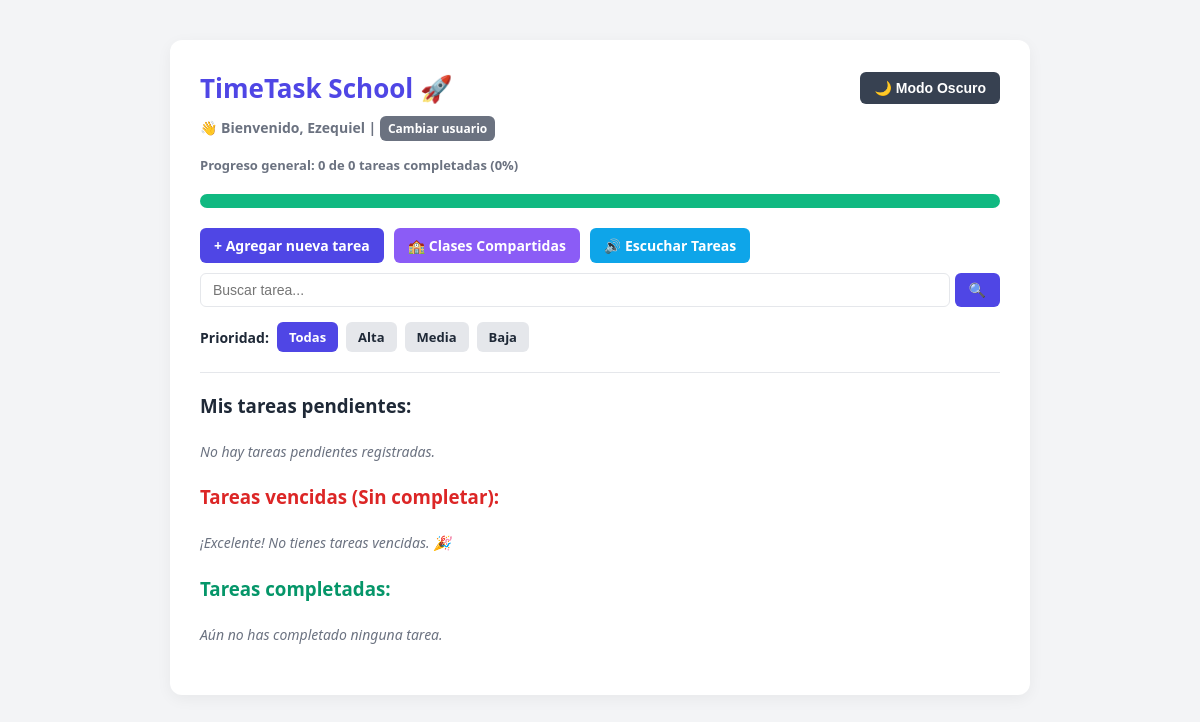
Page / (signed in) on the earlier database version.
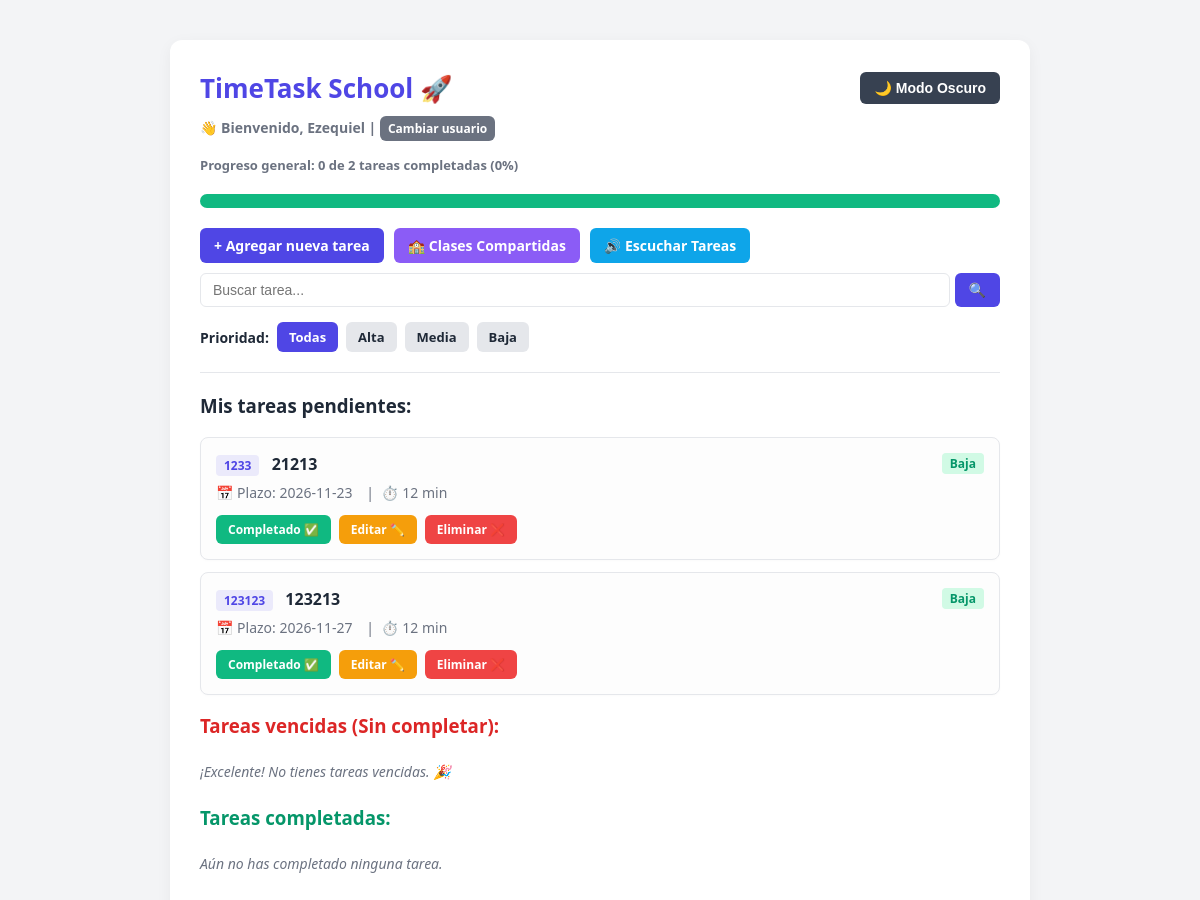
Same page on the later database version.
### models.py (models this page shows)
class Task(db.Model):
    id = db.Column(db.Integer, primary_key=True)
    title = db.Column(db.String(200), nullable=False)
    subject = db.Column(db.String(100), nullable=False, default="General")
    deadline = db.Column(db.Date, nullable=False)
    estimated_time = db.Column(db.Integer, nullable=False)
    priority = db.Column(db.String(50), nullable=False)
    completed = db.Column(db.Boolean, default=False, nullable=False)
    user_id = db.Column(db.Integer, db.ForeignKey("user.id"), nullable=False)

### app.py (the view)
@app.route("/")
def index():
    if "user_id" not in session:
        return redirect(url_for("login"))
    user = User.query.get(session["user_id"])
    if not user:
        session.clear()
        return redirect(url_for("login"))
    today = date.today()
    priority_filter = request.args.get("priority")
    search_query = request.args.get("search", "").strip()
    pending_query = Task.query.filter_by(
        user_id=user.id, completed=False
    ).filter(Task.deadline >= today)
    if priority_filter in ["Alta", "Media", "Baja"]:
        pending_query = pending_query.filter_by(priority=priority_filter)
    if search_query:
        pending_query = pending_query.filter(
            Task.title.ilike(f"%{search_query}%")
        )
    priority_order = case(
        (Task.priority == 'Alta', 1),
        (Task.priority == 'Media', 2),
        (Task.priority == 'Baja', 3),
        else_=4
    )
    pending_tasks = pending_query.order_by(Task.deadline.asc(), priority_order).all()
    expired_tasks = Task.query.filter_by(
        user_id=user.id, completed=False
    ).filter(Task.deadline < today).order_by(Task.deadline.asc()).all()
    completed_tasks = Task.query.filter_by(
        user_id=user.id, completed=True
    ).order_by(Task.deadline.desc()).all()
    total_tasks = Task.query.filter_by(user_id=user.id).count()
    total_completed = Task.query.filter_by(
        user_id=user.id, completed=True
    ).count()
    progress_percentage = (
        int((total_completed / total_tasks) * 100) if total_tasks > 0 else 0
    )
    return render_template(
        "index.html",
        user=user,
        tasks=pending_tasks,
        expired_tasks=expired_tasks,
        completed_tasks=completed_tasks,
        current_filter=priority_filter,
        search_query=search_query,
        today=today,
        total_tasks=total_tasks,
        total_completed=total_completed,
        progress_percentage=progress_percentage,
        format_date=format_spanish_date,
    )

### app.py (called while the page is built)
@app.before_request
def make_session_permanent():
    session.permanent = True

### templates/index.html (shortened to what the changed rows need)
<!DOCTYPE html>
<html lang="es">
<head>
</head>
<body>
    <div class="container">
        <div class="header-flex">
            <h1>TimeTask School 🚀</h1>
            <button onclick="toggleDarkMode()" class="btn btn-dark" id="dark-mode-btn">🌙 Modo Oscuro</button>
        </div>
        <div class="welcome-text">
            👋 Bienvenido, <strong>{{ user.username }}</strong> | <a href="/logout" class="btn btn-logout">Cambiar
                usuario</a>
        </div>
        <div class="progress-text">Progreso general: {{ total_completed }} de {{ total_tasks }} tareas completadas ({{
            progress_percentage }}%)</div>
        <div class="progress-container">
            <div class="progress-bar"></div>
        </div>
        <div class="actions-bar" style="margin-top: 20px;">
            <a href="/add" class="btn">+ Agregar nueva tarea</a>
            <a href="/classes" class="btn btn-classes">🏫 Clases Compartidas</a>
            <a href="/speak" class="btn btn-voice">🔊 Escuchar Tareas</a>
            <form action="/" method="GET" class="search-box">
            </form>
        </div>
        <div class="filter-bar">
            <span>Prioridad:</span>
            <a href="/" class="filter-btn {% if not current_filter %}active{% endif %}">Todas</a>
            <a href="/?priority=Alta{% if search_query %}&search={{ search_query }}{% endif %}"
                class="filter-btn {% if current_filter == 'Alta' %}active{% endif %}">Alta</a>
            <a href="/?priority=Media{% if search_query %}&search={{ search_query }}{% endif %}"
                class="filter-btn {% if current_filter == 'Media' %}active{% endif %}">Media</a>
            <a href="/?priority=Baja{% if search_query %}&search={{ search_query }}{% endif %}"
                class="filter-btn {% if current_filter == 'Baja' %}active{% endif %}">Baja</a>
        </div>
        <hr>
        <h3>Mis tareas pendientes:</h3>
        <ul>
            {% for task in tasks %}
            <li class="task-item {% if task.deadline == today %}task-item-today{% endif %}">
                <div class="task-info">
                    <div>
                        <span class="badge-subject">{{ task.subject }}</span>
                        <strong style="margin-left: 8px;">{{ task.title }}</strong>
                    </div>
                    {% if task.priority == 'Alta' %}
                    <span class="badge-alta">Alta</span>
                    {% elif task.priority == 'Media' %}
                    <span class="badge-media">Media</span>
                    {% else %}
                    <span class="badge-baja">Baja</span>
                    {% endif %}
                </div>
                <div style="font-size: 14px; color: #6b7280; display: flex; align-items: center; gap: 10px;">
                    <span>📅 Plazo: {{ task.deadline }}</span>
                    <span>&nbsp;|&nbsp; ⏱️ {{ task.estimated_time }} min</span>
                </div>
                <div class="task-buttons" style="margin-top: 5px;">
                    <a href="/complete/{{ task.id }}" class="btn btn-complete">Completado ✅</a>
                    <a href="/edit/{{ task.id }}" class="btn btn-edit">Editar ✏️</a>
                    <a href="/delete/{{ task.id }}" class="btn btn-delete">Eliminar ❌</a>
                </div>
            </li>
            {% else %}
            <li class="empty-state">No hay tareas pendientes registradas.</li>
            {% endfor %}
        </ul>
        <h3 style="color: #dc2626;">Tareas vencidas (Sin completar):</h3>
        <ul>
            {% for task in expired_tasks %}
            <li class="task-item task-item-expired">
                <div class="task-info">
                    <div>
                        <span class="badge-subject">{{ task.subject }}</span>
                        <strong style="text-decoration: line-through; margin-left: 8px;">{{ task.title }}</strong>
                    </div>
                    <span class="badge-alta">Vencida</span>
                </div>
                <div style="font-size: 14px; color: #b91c1c;">
                    ⚠️ Plazo expirado: {{ task.deadline }} &nbsp;|&nbsp; ⏱️ {{ task.estimated_time }} min
                </div>
                <div class="task-buttons" style="margin-top: 5px;">
                    <a href="/delete/{{ task.id }}" class="btn btn-delete">Eliminar ❌</a>
                </div>
            </li>
            {% else %}
            <li class="empty-state">¡Excelente! No tienes tareas vencidas. 🎉</li>
            {% endfor %}
        </ul>
        <h3 style="color: #059669;">Tareas completadas:</h3>
        <ul>
            {% for task in completed_tasks %}
            <li class="task-item task-item-completed">
                <div class="task-info">
                    <div>
                        <span class="badge-subject">{{ task.subject }}</span>
                        <span style="text-decoration: line-through; margin-left: 8px;"><strong>{{ task.title
                                }}</strong></span>
                    </div>
                    <span style="color: #059669; font-weight: bold; font-size: 12px;">Completado ✅</span>
                </div>
                <div style="font-size: 14px; color: #047857;">
                    📅 Plazo era: {{ task.deadline }} &nbsp;|&nbsp; ⏱️ {{ task.estimated_time }} min
                </div>
                <div class="task-buttons" style="margin-top: 5px;">
                    <a href="/delete/{{ task.id }}" class="btn btn-delete">Eliminar ❌</a>
                </div>
            </li>
            {% else %}
            <li class="empty-state">Aún no has completado ninguna tarea.</li>
            {% endfor %}
        </ul>
    </div>
</body>
</html>

Differences in the rows shown:
added Task: subject "1233", title "21213", priority "Baja", deadline "2026-11-23", estimated_time "12"
added Task: subject "123123", title "123213", priority "Baja", deadline "2026-11-27", estimated_time "12"
Other differences:
{{ total_tasks }}: "0" → "2"
text no longer shown: "No hay tareas pendientes registradas."
